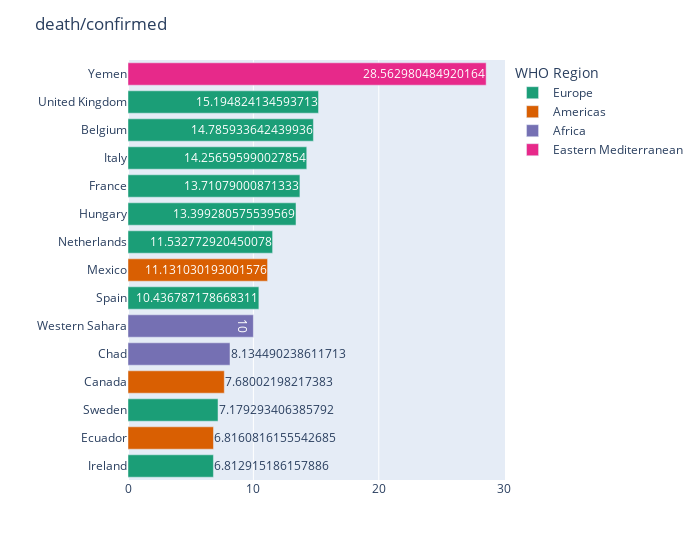

This figure's notebook cell:
### Code cell
df = pd.read_csv(r'/Users/home/Desktop/Spring-2022/MIS 6346 - BigData/Project/country_wise_latest.csv')
df['death/confirmed'] = (df['Deaths']/df['Confirmed'])*100
#print(df.head(10))
def plot_hbar(df, col, n, hover_data=[]):
    fig = px.bar(df.sort_values(col).tail(n), 
                 x=col, y="Country/Region", color='WHO Region',  
                 text=col, orientation='h', width=700, hover_data=hover_data,
                 color_discrete_sequence = px.colors.qualitative.Dark2)
    fig.update_layout(title=col, xaxis_title="", yaxis_title="", 
                      yaxis_categoryorder = 'total ascending',
                      uniformtext_minsize=8, uniformtext_mode='hide')
    fig.show()
    
plot_hbar(df, 'death/confirmed', 15)

### Figure 1 — Plotly figure (JSON) as saved in the notebook; plotly's stock layout.template omitted (floating-point values rounded to 4 significant figures)
{"data": [{"alignmentgroup": "True", "hovertemplate": "WHO Region=Europe<br>death/confirmed=%{text}<br>Country/Region=%{y}<extra></extra>", "legendgroup": "Europe", "marker": {"color": "rgb(27,158,119)", "pattern": {"shape": ""}}, "name": "Europe", "offsetgroup": "Europe", "orientation": "h", "showlegend": true, "text": [6.813, 7.179, 10.44, 11.53, 13.4, 13.71, 14.26, 14.79, 15.19], "textposition": "auto", "type": "bar", "x": [6.813, 7.179, 10.44, 11.53, 13.4, 13.71, 14.26, 14.79, 15.19], "xaxis": "x", "y": ["Ireland", "Sweden", "Spain", "Netherlands", "Hungary", "France", "Italy", "Belgium", "United Kingdom"], "yaxis": "y"}, {"alignmentgroup": "True", "hovertemplate": "WHO Region=Americas<br>death/confirmed=%{text}<br>Country/Region=%{y}<extra></extra>", "legendgroup": "Americas", "marker": {"color": "rgb(217,95,2)", "pattern": {"shape": ""}}, "name": "Americas", "offsetgroup": "Americas", "orientation": "h", "showlegend": true, "text": [6.816, 7.68, 11.13], "textposition": "auto", "type": "bar", "x": [6.816, 7.68, 11.13], "xaxis": "x", "y": ["Ecuador", "Canada", "Mexico"], "yaxis": "y"}, {"alignmentgroup": "True", "hovertemplate": "WHO Region=Africa<br>death/confirmed=%{text}<br>Country/Region=%{y}<extra></extra>", "legendgroup": "Africa", "marker": {"color": "rgb(117,112,179)", "pattern": {"shape": ""}}, "name": "Africa", "offsetgroup": "Africa", "orientation": "h", "showlegend": true, "text": [8.134, 10], "textposition": "auto", "type": "bar", "x": [8.134, 10], "xaxis": "x", "y": ["Chad", "Western Sahara"], "yaxis": "y"}, {"alignmentgroup": "True", "hovertemplate": "WHO Region=Eastern Mediterranean<br>death/confirmed=%{text}<br>Country/Region=%{y}<extra></extra>", "legendgroup": "Eastern Mediterranean", "marker": {"color": "rgb(231,41,138)", "pattern": {"shape": ""}}, "name": "Eastern Mediterranean", "offsetgroup": "Eastern Mediterranean", "orientation": "h", "showlegend": true, "text": [28.56], "textposition": "auto", "type": "bar", "x": [28.56], "xaxis": "x", "y": ["Yemen"], "yaxis": "y"}], "layout": {"barmode": "relative", "legend": {"title": {"text": "WHO Region"}, "tracegroupgap": 0}, "margin": {"t": 60}, "title": {"text": "death/confirmed"}, "uniformtext": {"minsize": 8, "mode": "hide"}, "width": 700, "xaxis": {"anchor": "y", "domain": [0, 1], "title": {"text": ""}}, "yaxis": {"anchor": "x", "categoryorder": "total ascending", "domain": [0, 1], "title": {"text": ""}}}}
